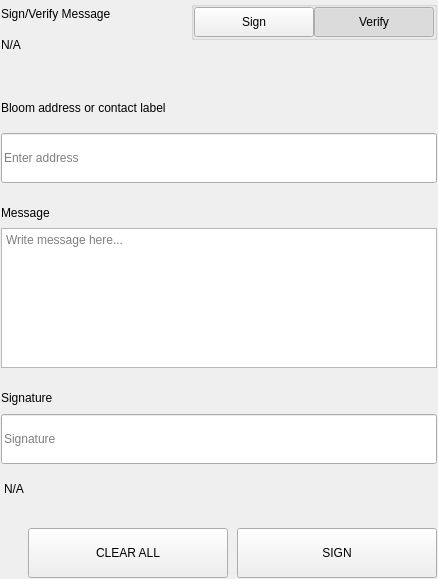
<?xml version="1.0" encoding="UTF-8"?>
<ui version="4.0">
 <class>SettingsSignMessageWidgets</class>
 <widget class="QWidget" name="SettingsSignMessageWidgets">
  <property name="geometry">
   <rect>
    <x>0</x>
    <y>0</y>
    <width>438</width>
    <height>579</height>
   </rect>
  </property>
  <property name="windowTitle">
   <string>Form</string>
  </property>
  <layout class="QVBoxLayout" name="verticalLayout">
   <property name="spacing">
    <number>0</number>
   </property>
   <property name="leftMargin">
    <number>0</number>
   </property>
   <property name="topMargin">
    <number>0</number>
   </property>
   <property name="rightMargin">
    <number>0</number>
   </property>
   <property name="bottomMargin">
    <number>0</number>
   </property>
   <item>
    <widget class="QWidget" name="left" native="true">
     <layout class="QVBoxLayout" name="verticalLayout_3">
      <property name="leftMargin">
       <number>0</number>
      </property>
      <property name="topMargin">
       <number>0</number>
      </property>
      <property name="rightMargin">
       <number>0</number>
      </property>
      <property name="bottomMargin">
       <number>0</number>
      </property>
      <item>
       <widget class="QWidget" name="container_sign" native="true">
        <layout class="QVBoxLayout" name="verticalLayout_2">
         <property name="spacing">
          <number>0</number>
         </property>
         <property name="leftMargin">
          <number>1</number>
         </property>
         <property name="topMargin">
          <number>1</number>
         </property>
         <property name="rightMargin">
          <number>1</number>
         </property>
         <property name="bottomMargin">
          <number>1</number>
         </property>
         <item>
          <layout class="QHBoxLayout" name="horizontalLayout_3" stretch="3,1">
           <property name="spacing">
            <number>40</number>
           </property>
           <item>
            <layout class="QVBoxLayout" name="verticalLayoutTitle">
             <property name="spacing">
              <number>5</number>
             </property>
             <item>
              <widget class="QLabel" name="labelTitle">
               <property name="text">
                <string>Sign/Verify Message</string>
               </property>
              </widget>
             </item>
             <item>
              <widget class="QLabel" name="labelSubtitle1">
               <property name="text">
                <string notr="true">N/A</string>
               </property>
               <property name="wordWrap">
                <bool>true</bool>
               </property>
              </widget>
             </item>
            </layout>
           </item>
           <item alignment="Qt::AlignRight|Qt::AlignTop">
            <widget class="QWidget" name="containerSwitch" native="true">
             <property name="styleSheet">
              <string notr="true">#containerSwitch{
	padding-top:9px;
}</string>
             </property>
             <layout class="QVBoxLayout" name="verticalLayout_6">
              <property name="spacing">
               <number>4</number>
              </property>
              <property name="leftMargin">
               <number>0</number>
              </property>
              <property name="topMargin">
               <number>0</number>
              </property>
              <property name="rightMargin">
               <number>0</number>
              </property>
              <property name="bottomMargin">
               <number>0</number>
              </property>
              <item alignment="Qt::AlignRight">
               <widget class="QGroupBox" name="groupBox">
                <property name="sizePolicy">
                 <sizepolicy hsizetype="Fixed" vsizetype="Preferred">
                  <horstretch>0</horstretch>
                  <verstretch>0</verstretch>
                 </sizepolicy>
                </property>
                <property name="title">
                 <string/>
                </property>
                <property name="alignment">
                 <set>Qt::AlignRight|Qt::AlignTop|Qt::AlignTrailing</set>
                </property>
                <layout class="QHBoxLayout" name="horizontalLayout_4">
                 <property name="spacing">
                  <number>0</number>
                 </property>
                 <property name="leftMargin">
                  <number>0</number>
                 </property>
                 <property name="topMargin">
                  <number>0</number>
                 </property>
                 <property name="rightMargin">
                  <number>0</number>
                 </property>
                 <property name="bottomMargin">
                  <number>0</number>
                 </property>
                 <item>
                  <widget class="QPushButton" name="pushSign">
                   <property name="minimumSize">
                    <size>
                     <width>120</width>
                     <height>30</height>
                    </size>
                   </property>
                   <property name="maximumSize">
                    <size>
                     <width>120</width>
                     <height>30</height>
                    </size>
                   </property>
                   <property name="focusPolicy">
                    <enum>Qt::NoFocus</enum>
                   </property>
                   <property name="text">
                    <string>Sign</string>
                   </property>
                   <property name="checkable">
                    <bool>true</bool>
                   </property>
                   <property name="autoExclusive">
                    <bool>true</bool>
                   </property>
                  </widget>
                 </item>
                 <item>
                  <widget class="QPushButton" name="pushVerify">
                   <property name="minimumSize">
                    <size>
                     <width>120</width>
                     <height>30</height>
                    </size>
                   </property>
                   <property name="maximumSize">
                    <size>
                     <width>120</width>
                     <height>30</height>
                    </size>
                   </property>
                   <property name="focusPolicy">
                    <enum>Qt::NoFocus</enum>
                   </property>
                   <property name="text">
                    <string>Verify</string>
                   </property>
                   <property name="checkable">
                    <bool>true</bool>
                   </property>
                   <property name="checked">
                    <bool>true</bool>
                   </property>
                   <property name="autoExclusive">
                    <bool>true</bool>
                   </property>
                  </widget>
                 </item>
                </layout>
               </widget>
              </item>
              <item alignment="Qt::AlignHCenter|Qt::AlignTop">
               <widget class="QLabel" name="labelSubtitleSwitch">
                <property name="text">
                 <string/>
                </property>
                <property name="alignment">
                 <set>Qt::AlignRight|Qt::AlignTrailing|Qt::AlignVCenter</set>
                </property>
               </widget>
              </item>
             </layout>
            </widget>
           </item>
          </layout>
         </item>
         <item>
          <spacer name="verticalSpacer_2">
           <property name="orientation">
            <enum>Qt::Vertical</enum>
           </property>
           <property name="sizeType">
            <enum>QSizePolicy::Fixed</enum>
           </property>
           <property name="sizeHint" stdset="0">
            <size>
             <width>20</width>
             <height>40</height>
            </size>
           </property>
          </spacer>
         </item>
         <item>
          <widget class="QWidget" name="containerAddress" native="true">
           <property name="sizePolicy">
            <sizepolicy hsizetype="Preferred" vsizetype="Fixed">
             <horstretch>0</horstretch>
             <verstretch>0</verstretch>
            </sizepolicy>
           </property>
           <layout class="QVBoxLayout" name="verticalLayout_5" stretch="0,0">
            <property name="spacing">
             <number>15</number>
            </property>
            <property name="leftMargin">
             <number>0</number>
            </property>
            <property name="topMargin">
             <number>0</number>
            </property>
            <property name="rightMargin">
             <number>0</number>
            </property>
            <property name="bottomMargin">
             <number>0</number>
            </property>
            <item>
             <widget class="QLabel" name="labelSubtitleAddress">
              <property name="minimumSize">
               <size>
                <width>0</width>
                <height>20</height>
               </size>
              </property>
              <property name="maximumSize">
               <size>
                <width>16777215</width>
                <height>20</height>
               </size>
              </property>
              <property name="text">
               <string>Bloom address or contact label</string>
              </property>
             </widget>
            </item>
            <item>
             <widget class="QLineEdit" name="addressIn_SM">
              <property name="minimumSize">
               <size>
                <width>0</width>
                <height>50</height>
               </size>
              </property>
              <property name="maximumSize">
               <size>
                <width>16777215</width>
                <height>50</height>
               </size>
              </property>
              <property name="placeholderText">
               <string>Enter address</string>
              </property>
             </widget>
            </item>
           </layout>
          </widget>
         </item>
         <item>
          <spacer name="verticalSpacer_3">
           <property name="orientation">
            <enum>Qt::Vertical</enum>
           </property>
           <property name="sizeType">
            <enum>QSizePolicy::Fixed</enum>
           </property>
           <property name="sizeHint" stdset="0">
            <size>
             <width>20</width>
             <height>20</height>
            </size>
           </property>
          </spacer>
         </item>
         <item>
          <layout class="QVBoxLayout" name="verticalLayout_9">
           <property name="spacing">
            <number>5</number>
           </property>
           <item>
            <widget class="QLabel" name="labelSubtitleMessage">
             <property name="minimumSize">
              <size>
               <width>0</width>
               <height>20</height>
              </size>
             </property>
             <property name="maximumSize">
              <size>
               <width>16777215</width>
               <height>20</height>
              </size>
             </property>
             <property name="text">
              <string>Message</string>
             </property>
            </widget>
           </item>
           <item>
            <widget class="QPlainTextEdit" name="messageIn_SM">
             <property name="minimumSize">
              <size>
               <width>0</width>
               <height>140</height>
              </size>
             </property>
             <property name="maximumSize">
              <size>
               <width>16777215</width>
               <height>140</height>
              </size>
             </property>
             <property name="placeholderText">
              <string>Write message here...</string>
             </property>
            </widget>
           </item>
          </layout>
         </item>
         <item>
          <spacer name="verticalSpacer_4">
           <property name="orientation">
            <enum>Qt::Vertical</enum>
           </property>
           <property name="sizeType">
            <enum>QSizePolicy::Fixed</enum>
           </property>
           <property name="sizeHint" stdset="0">
            <size>
             <width>20</width>
             <height>20</height>
            </size>
           </property>
          </spacer>
         </item>
         <item>
          <widget class="QWidget" name="widget" native="true">
           <property name="minimumSize">
            <size>
             <width>0</width>
             <height>75</height>
            </size>
           </property>
           <property name="maximumSize">
            <size>
             <width>16777215</width>
             <height>16777215</height>
            </size>
           </property>
           <layout class="QVBoxLayout" name="verticalLayout_4">
            <property name="leftMargin">
             <number>0</number>
            </property>
            <property name="topMargin">
             <number>0</number>
            </property>
            <property name="rightMargin">
             <number>0</number>
            </property>
            <property name="bottomMargin">
             <number>0</number>
            </property>
            <item>
             <widget class="QLabel" name="labelSubtitleSignature">
              <property name="minimumSize">
               <size>
                <width>0</width>
                <height>20</height>
               </size>
              </property>
              <property name="maximumSize">
               <size>
                <width>16777215</width>
                <height>20</height>
               </size>
              </property>
              <property name="text">
               <string>Signature</string>
              </property>
             </widget>
            </item>
            <item>
             <widget class="QLineEdit" name="signatureOut_SM">
              <property name="minimumSize">
               <size>
                <width>0</width>
                <height>50</height>
               </size>
              </property>
              <property name="placeholderText">
               <string>Signature</string>
              </property>
             </widget>
            </item>
           </layout>
          </widget>
         </item>
         <item>
          <widget class="QLabel" name="statusLabel_SM">
           <property name="styleSheet">
            <string notr="true">padding-top:5px;</string>
           </property>
           <property name="text">
            <string notr="true">N/A</string>
           </property>
          </widget>
         </item>
         <item>
          <spacer name="verticalSpacer">
           <property name="orientation">
            <enum>Qt::Vertical</enum>
           </property>
           <property name="sizeType">
            <enum>QSizePolicy::Fixed</enum>
           </property>
           <property name="sizeHint" stdset="0">
            <size>
             <width>20</width>
             <height>20</height>
            </size>
           </property>
          </spacer>
         </item>
         <item>
          <layout class="QHBoxLayout" name="horizontalLayout_7">
           <property name="spacing">
            <number>9</number>
           </property>
           <item>
            <spacer name="horizontalSpacer_5">
             <property name="orientation">
              <enum>Qt::Horizontal</enum>
             </property>
             <property name="sizeType">
              <enum>QSizePolicy::Expanding</enum>
             </property>
             <property name="sizeHint" stdset="0">
              <size>
               <width>40</width>
               <height>20</height>
              </size>
             </property>
            </spacer>
           </item>
           <item>
            <widget class="QPushButton" name="pushButtonClear">
             <property name="minimumSize">
              <size>
               <width>200</width>
               <height>50</height>
              </size>
             </property>
             <property name="focusPolicy">
              <enum>Qt::NoFocus</enum>
             </property>
             <property name="text">
              <string>CLEAR ALL</string>
             </property>
            </widget>
           </item>
           <item>
            <widget class="QPushButton" name="pushButtonSave">
             <property name="minimumSize">
              <size>
               <width>200</width>
               <height>50</height>
              </size>
             </property>
             <property name="maximumSize">
              <size>
               <width>200</width>
               <height>50</height>
              </size>
             </property>
             <property name="focusPolicy">
              <enum>Qt::NoFocus</enum>
             </property>
             <property name="text">
              <string>SIGN</string>
             </property>
            </widget>
           </item>
          </layout>
         </item>
        </layout>
       </widget>
      </item>
     </layout>
    </widget>
   </item>
  </layout>
 </widget>
 <resources/>
 <connections/>
</ui>
